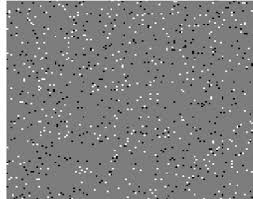
#> input picture download.jpeg, 253 x 199 px, found by its file name
$ jupyter execute imageFiltering.ipynb
#> lines starting #> are read from the running program, lines starting #| are printed output that depends on the picture
Image Filters using OpenCV

[cell 1]
#Importing all necessary libraries
import cv2 as cv
import numpy as np
import pandas as pd
from matplotlib import pyplot as plt

Median Blur

Removes salt and pepper noise from images

[cell 2]
#Load Image
noiseimg = cv.imread("/Users/chinmayeed/Documents/TataIQ_Intern/download.jpeg")
#> noiseimg is the input picture: shape (199, 253, 3); min 0, max 255, mean 128.4
#Remove noise
nonoiseimg = cv.medianBlur(noiseimg, 7)
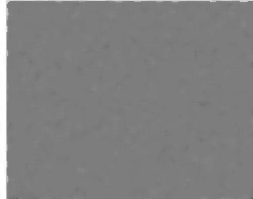
#> nonoiseimg: shape (199, 253, 3); min 97, max 255, mean 128.5
#Plot images
fig = plt.figure(figsize=(10, 10))
fig.add_subplot(1,2,1)
plt.imshow(noiseimg)
plt.title('Image with noise')
fig.add_subplot(1,2,2)
plt.imshow(nonoiseimg)
plt.title('Image without noise')

Gaussian Filter

Gaussian filter blurs the desired area and cuts the noise with higher frequencies

[cell 3]
#Read image
gimg = cv.imread("/Users/chinmayeed/Documents/TataIQ_Intern/gaus.jpeg")
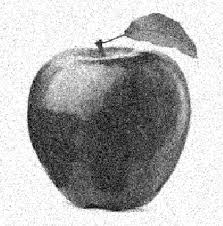
#> input picture gaus.jpeg, 223 x 226 px, found by its file name
#> gimg is the input picture: shape (226, 223, 3); min 0, max 255, mean 177
#Convert to grayscale
gray = cv.cvtColor(gimg, cv.COLOR_BGR2GRAY)
#Apply Gaussian Filter
gblur = cv.GaussianBlur(gimg, (11,11), 0)
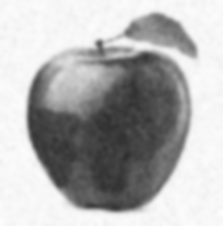
#> gblur: shape (226, 223, 3); min 46, max 253, mean 177
#Plot images
fig = plt.figure(figsize=(10, 10))
fig.add_subplot(1,3,1)
plt.imshow(gimg)
plt.title('Image without filter')
fig.add_subplot(1,3,2)
plt.imshow(gray)
plt.title('Image in grayscale')
fig.add_subplot(1,3,3)
plt.imshow(gblur)
plt.title('Image without noise')

Laplacian Filter

The Laplacian filter detects sudden intensity transitions in the image and highlights the edges.

[cell 4]
#Read the image
limg = cv.imread("/Users/chinmayeed/Documents/TataIQ_Intern/lap.jpeg")
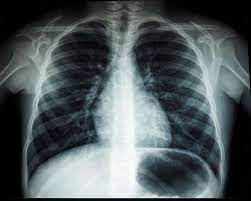
#> input picture lap.jpeg, 251 x 201 px, found by its file name
#> limg is the input picture: shape (201, 251, 3); mean B, G, R 93, 89.9, 80.8
#Reducing noise
gaus =  cv.GaussianBlur(limg, (5,5), 0)
#Applying laplacian filter
dst = cv.Laplacian(gaus, cv.CV_16S, ksize=5)
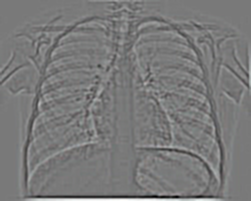
#> dst: shape (201, 251, 3) int16; mean B, G, R 5.1, 5.2, 5; drawn with min black and max white
fig = plt.figure(figsize=(10, 10))
fig.add_subplot(1,3,1)
plt.imshow(limg)
plt.title('Original Image')
fig.add_subplot(1,3,2)
plt.imshow(gaus)
plt.title('Image without noise')
fig.add_subplot(1,3,3)
plt.imshow(dst)
plt.title('Image through Laplacian filter')
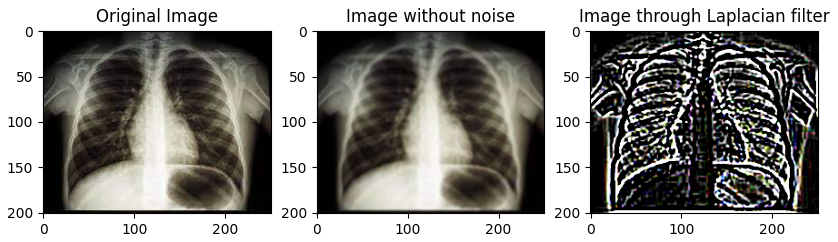
#> figure drawn by matplotlib, 3 panels; B, G, R data is drawn as R, G, B

Sobel Operator

The Sobel operator is used to determine the approximation of the gradient of an image intensity function

[cell 5]
#Read the image
limg = cv.imread("/Users/chinmayeed/Documents/TataIQ_Intern/lap.jpeg")
#Applying laplacian filter
dst = cv.Laplacian(limg, cv.CV_16S, ksize=5)
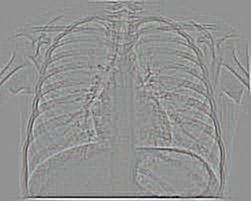
#> dst: shape (201, 251, 3) int16; mean B, G, R 4, 4.1, 3.8; drawn with min black and max white
#Applying Sobel Filter
sobelx = cv.Sobel(limg,cv.CV_64F,1,0,ksize=5)
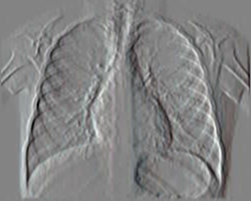
#> sobelx: shape (201, 251, 3) float64; mean B, G, R -0.1, -0.7, -1.1; drawn with min black and max white
sobely = cv.Sobel(limg,cv.CV_64F,0,1,ksize=5)
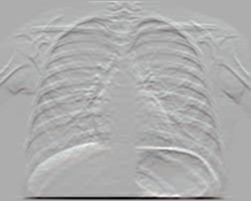
#> sobely: shape (201, 251, 3) float64; mean B, G, R 1.2, -0.8, -3.3; drawn with min black and max white
fig = plt.figure(figsize=(10, 10))
fig.add_subplot(1,3,1)
plt.imshow(dst)
plt.title('Laplacian')
fig.add_subplot(1,3,2)
plt.imshow(sobelx)
plt.title('Sobel X')
fig.add_subplot(1,3,3)
plt.imshow(sobely)
plt.title('Sobel Y')
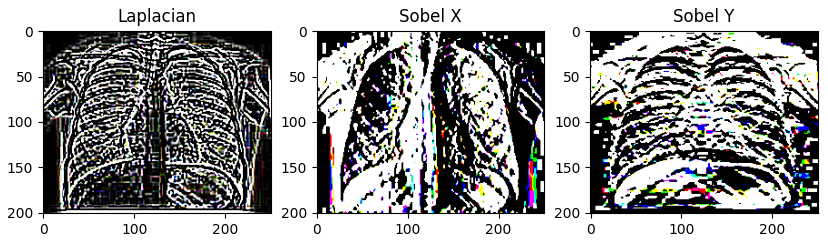
#> figure drawn by matplotlib, 3 panels; B, G, R data is drawn as R, G, B
